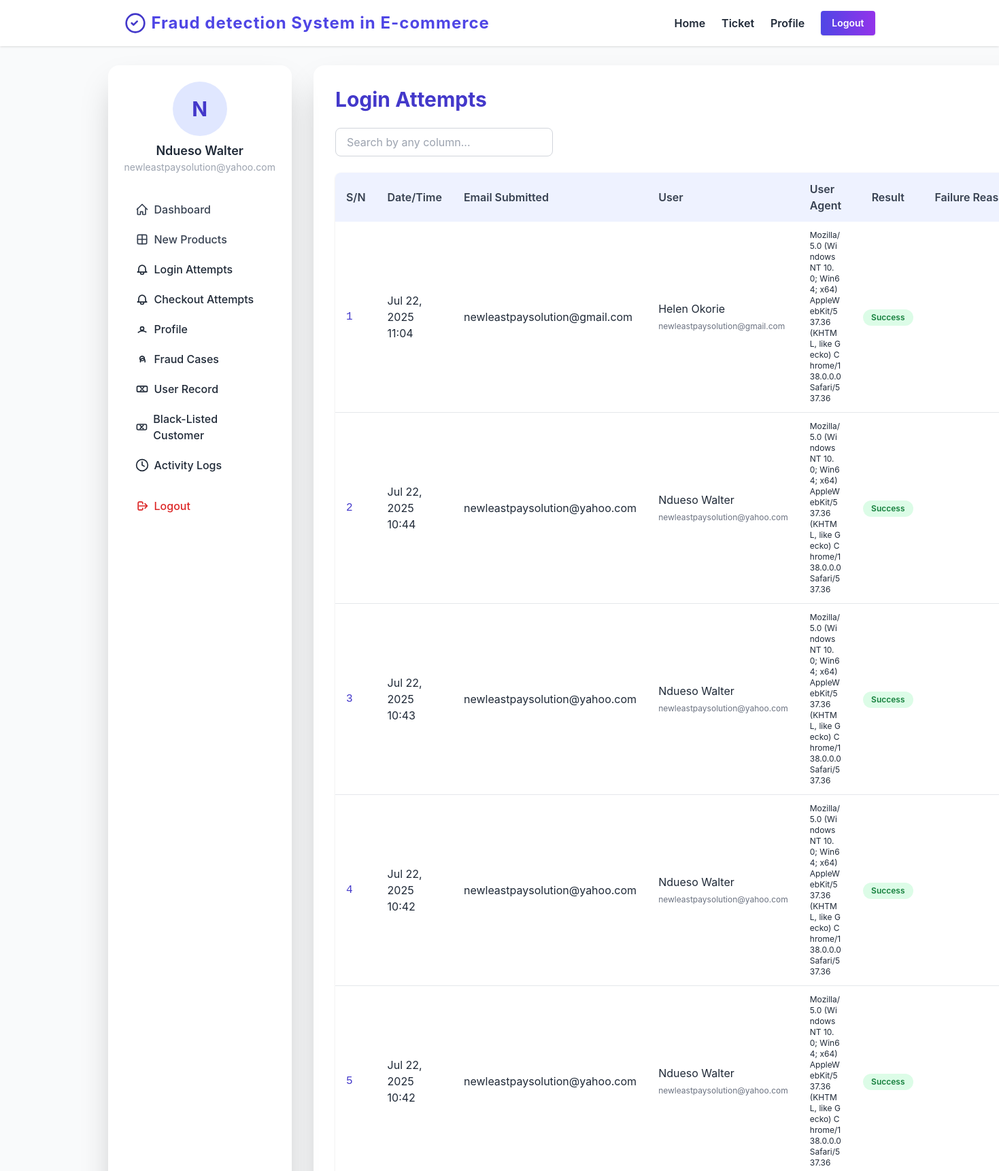
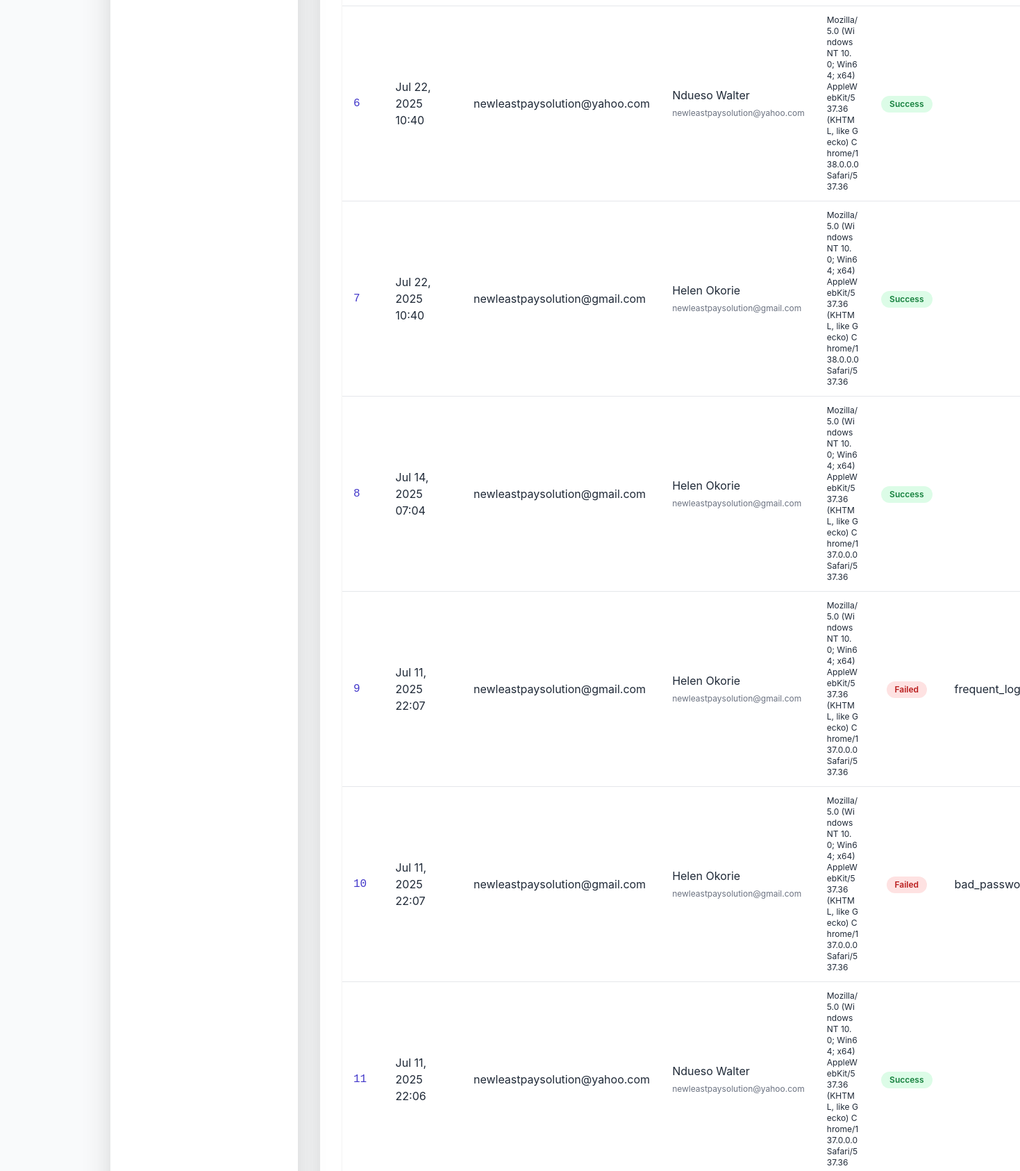
The app's page /Admin/login-attempts.php (signed in, upper part) with its own data (2 pictures, top to bottom).
### tables this page shows
CREATE TABLE `users` (
  `id` bigint(20) UNSIGNED NOT NULL,
  `email` varchar(255) NOT NULL,
  `password_hash` char(60) NOT NULL,
  `full_name` varchar(120) NOT NULL,
  `phone` varchar(30) DEFAULT NULL,
  `role` varchar(15) NOT NULL,
  `status` int(1) NOT NULL DEFAULT 1,
  `created_at` timestamp NOT NULL DEFAULT current_timestamp(),
  `updated_at` timestamp NOT NULL DEFAULT current_timestamp() ON UPDATE current_timestamp()
);

### inc/config.php (called while the page is built, shortened)
<?php
include('../database/connect.php');
$user_id = $_SESSION["user_id"];
$stmt = $dbh->query("SELECT * FROM users where id='$user_id'");
$row_user = $stmt->fetch();
?>

### Admin/login-attempts.php (the view, shortened to what this page needs)
<?php
include('../inc/config.php');
$page = isset($_GET['page']) ? max(1, intval($_GET['page'])) : 1;
$limit = 20;
$offset = ($page - 1) * $limit;
$sql = "SELECT
        la.id as attempt_id,
        la.email_submitted,
        la.user_agent,
        la.success,
        la.failure_reason,
        la.created_at,
        u.id as user_id,
        u.full_name,
        u.email as user_email,
        u.role,
        u.status,
        a.city,
        a.state,
        a.country
    FROM login_attempts la
    LEFT JOIN users u ON la.user_id = u.id
    LEFT JOIN addresses a ON u.id = a.user_id AND a.label = 'shipping'
    ORDER BY la.created_at DESC
    LIMIT ? OFFSET ?";
$stmt = $conn->prepare($sql);
$stmt->bind_param('ii', $limit, $offset);
$stmt->execute();
$result = $stmt->get_result();
$attempts = [];
while ($row = $result->fetch_assoc()) {
    $attempts[] = $row;
}
?>
<!DOCTYPE html>
<html lang="en">
<head>
    <?php include('partials/head.php'); ?>
    <link rel="stylesheet" href="https://cdnjs.cloudflare.com/ajax/libs/font-awesome/6.4.2/css/all.min.css">
</head>
<body class="bg-gray-50 text-gray-800">
    <header class="fixed top-0 left-0 w-full bg-white shadow z-50">
        <?php include('partials/navbar.php'); ?>
    </header>
    <section class="min-h-screen flex items-start justify-center pt-24 pb-12">
        <div class="w-full max-w-6xl mx-auto flex flex-col md:flex-row gap-8">
            <aside class="w-full md:w-72 bg-white rounded-2xl shadow-2xl p-6 flex flex-col gap-2 sticky top-28 z-10 md:order-1 order-2 mb-8 md:mb-0">
                <?php include('partials/sidebar.php'); ?>
            </aside>
            <div class="flex-1 bg-white rounded-2xl shadow-2xl p-8 mb-8 md:mb-0 md:order-2 order-1">
                <h2 class="text-3xl font-bold text-indigo-700 mb-6">Login Attempts</h2>
                <div class="mb-6 flex flex-col md:flex-row gap-3 md:gap-4 items-center">
                    <input id="attemptSearch" type="text" placeholder="Search by any column..." class="w-full md:w-80 px-4 py-2 rounded-lg border border-gray-300 focus:ring-2 focus:ring-indigo-200 focus:outline-none transition" autocomplete="off" />
                </div>
                <div class="overflow-x-auto rounded-lg shadow">
                    <table class="min-w-full bg-white" id="attemptsTable">
                        <thead class="bg-indigo-50">
                            <tr>
                                <th class="py-3 px-4 text-left font-semibold text-gray-700">S/N</th>
                                <th class="py-3 px-4 text-left font-semibold text-gray-700">Date/Time</th>
                                <th class="py-3 px-4 text-left font-semibold text-gray-700">Email Submitted</th>
                                <th class="py-3 px-4 text-left font-semibold text-gray-700">User</th>
                                <th class="py-3 px-4 text-left font-semibold text-gray-700">User Agent</th>
                                <th class="py-3 px-4 text-center font-semibold text-gray-700">Result</th>
                                <th class="py-3 px-4 text-left font-semibold text-gray-700">Failure Reason</th>
                            </tr>
                        </thead>
                        <tbody>
                            <?php if (count($attempts) > 0): ?>
                                <?php foreach ($attempts as $index => $attempt): ?>
                                    <tr class="border-b hover:bg-indigo-50 transition">
                                        <td class="py-3 px-4 font-mono text-indigo-700"><?php echo (($page - 1) * $limit) + $index + 1; ?></td>
                                        <td class="py-3 px-4"><?php echo date('M d, Y H:i', strtotime($attempt['created_at'])); ?></td>
                                        <td class="py-3 px-4"><?php echo htmlspecialchars($attempt['email_submitted']); ?></td>
                                        <td class="py-3 px-4">
                                            <?php
                                            if ($attempt['user_id']) {
                                                echo htmlspecialchars($attempt['full_name']) . "<br><span class='text-xs text-gray-500'>" . htmlspecialchars($attempt['user_email']) . "</span>";
                                            } else {
                                                echo '<span class="text-gray-400 italic">Unknown</span>';
                                            }
                                            ?>
                                        </td>
                                        <td class="py-3 px-4 text-xs break-all"><?php echo htmlspecialchars($attempt['user_agent']); ?></td>
                                        <td class="py-3 px-4 text-center">
                                            <?php
                                            if ($attempt['success']) {
                                                echo '<span class="inline-block px-3 py-1 text-xs font-semibold rounded-full bg-green-100 text-green-700">Success</span>';
                                            } else {
                                                echo '<span class="inline-block px-3 py-1 text-xs font-semibold rounded-full bg-red-100 text-red-700">Failed</span>';
                                            }
                                            ?>
                                        </td>
                                        <td class="py-3 px-4"><?php echo htmlspecialchars($attempt['failure_reason']); ?></td>
                                    </tr>
                                <?php endforeach; ?>
                            <?php else: ?>
                                <tr>
                                    <td colspan="10" class="py-6 px-4 text-center text-gray-400">No login attempts found.</td>
                                </tr>
                            <?php endif; ?>
                        </tbody>
                    </table>
                </div>
            </div>
        </div>
    </section>
</body>
</html>

### Admin/partials/sidebar.php
<?php $initial = !empty($row_user['full_name']) ? strtoupper(mb_substr(trim($row_user['full_name']), 0, 1)) : 'N/A'; ?>
<div class="mb-6 flex flex-col items-center">
  <div class="w-20 h-20 rounded-full bg-indigo-100 flex items-center justify-center text-3xl font-bold text-indigo-700 mb-2">
    <?php echo $initial; ?>
  </div>
  <span class="font-semibold text-lg"><?php echo $row_user['full_name'];?></span>
  <span class="text-gray-400 text-sm"><?php echo $row_user['email'];?></span>
</div>
<nav class="flex flex-col gap-1">
  <a href="index.php" class="flex items-center gap-2 px-4 py-2 rounded-lg hover:bg-indigo-50 transition font-medium text-gray-700">
    <svg class="w-5 h-5" fill="none" stroke="currentColor" viewBox="0 0 24 24">
      <path d="M3 12l9-9 9 9M4 10v10a1 1 0 001 1h3a1 1 0 001-1v-4h4v4a1 1 0 001 1h3a1 1 0 001-1V10" stroke-width="2" stroke-linecap="round" stroke-linejoin="round"/>
    </svg>
    Dashboard
  </a>
  <a href="add-products.php" class="flex items-center gap-2 px-4 py-2 rounded-lg hover:bg-indigo-50 transition font-medium text-gray-700">
    <svg class="w-5 h-5" fill="none" stroke="currentColor" viewBox="0 0 24 24">
      <path d="M12 4v16m8-8H4" stroke-width="2" stroke-linecap="round" stroke-linejoin="round"/>
      <rect x="4" y="4" width="16" height="16" rx="2" stroke-width="2" stroke-linecap="round" stroke-linejoin="round"/>
    </svg>
    New Products
  </a>
  <a href="login-attempts.php" class="flex items-center gap-2 px-4 py-2 rounded-lg hover:bg-indigo-50 transition font-medium">
    <svg class="w-5 h-5" fill="none" stroke="currentColor" viewBox="0 0 24 24">
      <path d="M15 17h5l-1.405-1.405A2.032 2.032 0 0118 14.158V11a6 6 0 10-12 0v3.159c0 .538-.214 1.055-.595 1.436L4 17h5m6 0v1a3 3 0 11-6 0v-1m6 0H9" stroke-width="2" stroke-linecap="round" stroke-linejoin="round"/>
    </svg>
    Login Attempts
  </a>
  <a href="checkout-attempts.php" class="flex items-center gap-2 px-4 py-2 rounded-lg hover:bg-indigo-50 transition font-medium">
    <svg class="w-5 h-5" fill="none" stroke="currentColor" viewBox="0 0 24 24">
      <path d="M15 17h5l-1.405-1.405A2.032 2.032 0 0118 14.158V11a6 6 0 10-12 0v3.159c0 .538-.214 1.055-.595 1.436L4 17h5m6 0v1a3 3 0 11-6 0v-1m6 0H9" stroke-width="2" stroke-linecap="round" stroke-linejoin="round"/>
    </svg>
    Checkout Attempts
  </a>
  <a href="profile.php" class="flex items-center gap-2 px-4 py-2 rounded-lg hover:bg-indigo-50 transition font-medium">
    <svg class="w-5 h-5" fill="none" stroke="currentColor" viewBox="0 0 24 24">
      <path d="M5.121 17.804A13.937 13.937 0 0112 15c2.485 0 4.797.755 6.879 2.047M15 11a3 3 0 11-6 0 3 3 0 016 0z" stroke-width="2" stroke-linecap="round" stroke-linejoin="round"/>
    </svg>
    Profile
  </a>
  <a href="fraud-cases-records.php" class="flex items-center gap-2 px-4 py-2 rounded-lg hover:bg-indigo-50 transition font-medium">
    <svg class="w-5 h-5" fill="none" stroke="currentColor" viewBox="0 0 24 24">
      <path d="M9 17v-2a4 4 0 018 0v2M12 7a4 4 0 110 8 4 4 0 010-8z" stroke-width="2" stroke-linecap="round" stroke-linejoin="round"/>
    </svg>
    Fraud Cases
  </a>
  <a href="user-record.php" class="flex items-center gap-2 px-4 py-2 rounded-lg hover:bg-indigo-50 transition font-medium">
    <svg class="w-5 h-5" fill="none" stroke="currentColor" viewBox="0 0 24 24">
      <rect x="3" y="7" width="18" height="10" rx="2" stroke-width="2" stroke-linecap="round" stroke-linejoin="round"/>
      <path d="M9 9l6 6m0-6l-6 6" stroke-width="2" stroke-linecap="round" stroke-linejoin="round"/>
    </svg>
  User Record
  </a>
  <a href="black-listed-users.php" class="flex items-center gap-2 px-4 py-2 rounded-lg hover:bg-indigo-50 transition font-medium">
    <svg class="w-5 h-5" fill="none" stroke="currentColor" viewBox="0 0 24 24">
      <rect x="3" y="7" width="18" height="10" rx="2" stroke-width="2" stroke-linecap="round" stroke-linejoin="round"/>
      <path d="M9 9l6 6m0-6l-6 6" stroke-width="2" stroke-linecap="round" stroke-linejoin="round"/>
    </svg>
    Black-Listed Customer
  </a>
  <a href="activity-logs.php" class="flex items-center gap-2 px-4 py-2 rounded-lg hover:bg-indigo-50 transition font-medium">
    <svg class="w-5 h-5" fill="none" stroke="currentColor" viewBox="0 0 24 24">
      <circle cx="12" cy="12" r="10" stroke-width="2" stroke-linecap="round" stroke-linejoin="round"/>
      <path d="M12 6v6l4 2" stroke-width="2" stroke-linecap="round" stroke-linejoin="round"/>
    </svg>
    Activity Logs
  </a>
  <a href="logout.php" class="flex items-center gap-2 px-4 py-2 rounded-lg hover:bg-red-50 transition font-medium text-red-600 mt-4">
    <svg class="w-5 h-5" fill="none" stroke="currentColor" viewBox="0 0 24 24">
      <path d="M17 16l4-4m0 0l-4-4m4 4H7m6 4v1a2 2 0 01-2 2H7a2 2 0 01-2-2V7a2 2 0 012-2h4a2 2 0 012 2v1" stroke-width="2" stroke-linecap="round" stroke-linejoin="round"/>
    </svg>
    Logout
  </a>
</nav>

### Admin/assets/css/style.css (style rules this page uses)
body { font-family: 'Inter', sans-serif; }

### records on screen
users: full_name "N", full_name "Ndueso Walter", email "newleastpaysolution@yahoo.com"

### other values on screen
$app_name "Fraud detection System in E-commerce"
date('M d, Y H:i', strtotime($attempt['created_at'])) "Jul 22, 2025 11:04"
$attempt['email_submitted'] "newleastpaysolution@gmail.com"
$attempt['full_name'] "Helen Okorie"
$attempt['user_email'] "newleastpaysolution@gmail.com"
$attempt['user_agent'] "Mozilla/5.0 (Windows NT 10.0; Win64; x64) AppleWebKit/537.36 (KHTML, like Gecko) Chrome/138.0.0.0 Safari/537.36"
date('M d, Y H:i', strtotime($attempt['created_at'])) "Jul 22, 2025 10:44"
$attempt['email_submitted'] "newleastpaysolution@yahoo.com"
$attempt['full_name'] "Ndueso Walter"
$attempt['user_email'] "newleastpaysolution@yahoo.com"
date('M d, Y H:i', strtotime($attempt['created_at'])) "Jul 22, 2025 10:43"
date('M d, Y H:i', strtotime($attempt['created_at'])) "Jul 22, 2025 10:42"
date('M d, Y H:i', strtotime($attempt['created_at'])) "Jul 22, 2025 10:40"
date('M d, Y H:i', strtotime($attempt['created_at'])) "Jul 14, 2025 07:04"
$attempt['user_agent'] "Mozilla/5.0 (Windows NT 10.0; Win64; x64) AppleWebKit/537.36 (KHTML, like Gecko) Chrome/137.0.0.0 Safari/537.36"
